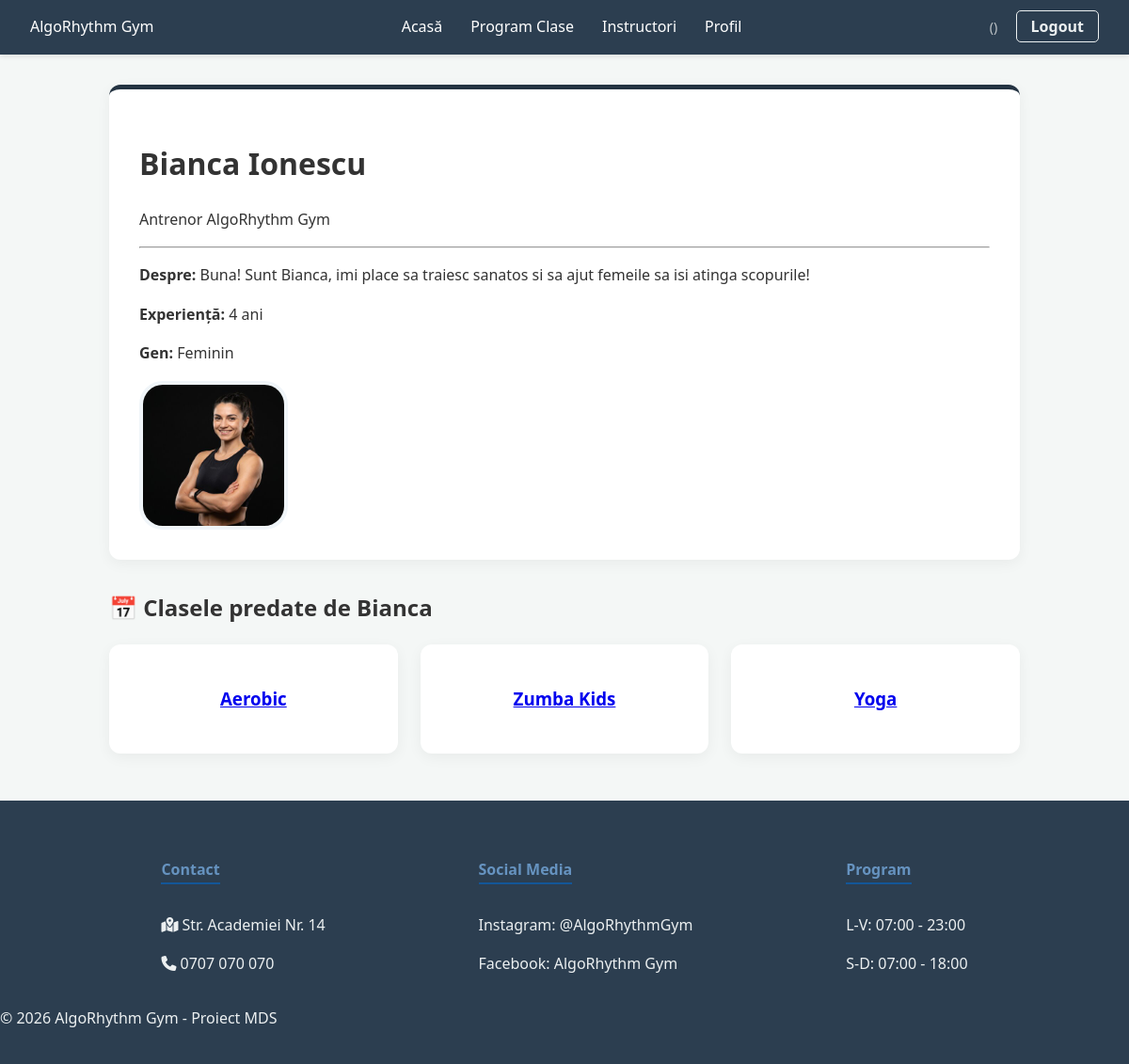
The app's page /instructori/6/ with its own data.
### fitness_app/models.py (models this page shows, shortened)
class User(AbstractUser):
    IS_INSTRUCTOR = 'INS'
    IS_CLIENT = 'CLI'
    IS_ADMIN = 'ADM'
    ROLE_CHOICES = [
        (IS_INSTRUCTOR, 'Instructor'),
        (IS_CLIENT, 'Client'),
        (IS_ADMIN, 'Admin'),
    ]
    role = models.CharField(max_length=3, choices=ROLE_CHOICES, default=IS_CLIENT)
    gender = models.CharField(max_length=10, choices=[('M', 'Masculin'), ('F', 'Feminin')], blank=True)
    is_child = models.BooleanField(default=False)
    parent = models.ForeignKey('self', on_delete=models.CASCADE, null=True, blank=True, related_name='children')
    referred_by = models.ForeignKey('self', on_delete=models.SET_NULL, null=True, blank=True, related_name='referrals')
    referral_count = models.IntegerField(default=0)
    referral_discount_available = models.IntegerField(default=0)  # nr de reduceri neutilizate
    experience_years = models.IntegerField(null=True, blank=True)
    bio_short = models.TextField(null=True, blank=True)
    profile_picture = models.ImageField(upload_to='instructors/', null=True, blank=True)
    fitness_goal = models.TextField(blank=True)
    frequency_per_week = models.IntegerField(default=0)

class FitnessClass(models.Model):
    CLASS_TYPES = [
        ('1TO1', 'Personal Training'),
        ('GRP', 'Grup'),
        ('IND', 'Individual (fără antrenor)'),
    ]
    type = models.CharField(max_length=4, choices=CLASS_TYPES, default='GRP')
    instructor = models.ForeignKey(User, on_delete=models.CASCADE, null=True, blank=True, limit_choices_to={'role': 'INS'})
    is_for_women_only = models.BooleanField(default=False)
    is_for_children = models.BooleanField(default=False)
    name = models.CharField(max_length=100)
    price = models.DecimalField(max_digits=6, decimal_places=2, default=0)
    early_bird_hours_before = models.PositiveIntegerField(default=24)
    early_bird_discount_percent = models.DecimalField(max_digits=5, decimal_places=2, default=10)
    duration_minutes = models.PositiveIntegerField(default=60)
    max_capacity = models.PositiveIntegerField()
    start_time = models.DateTimeField()

### fitness_app/views.py (the view)
# urls.py: path('instructori/<int:instructor_id>/', views.instructor_detail_view, name='instructor_detail'),
def instructor_detail_view(request, instructor_id):
    instructor = get_object_or_404(User, id=instructor_id, role='INS')
    classes = FitnessClass.objects.filter(instructor=instructor)
    context = {
        'instructor': instructor,
        'classes': classes
    }
    return render(request, 'instructor_detail.html', context)

### fitness_app/templates/instructor_detail.html
{% extends 'base.html' %}
{% block content %}
<div class="container">
    <div class="welcome-card detail-card">
        <div class="detail-header">
            <div class="detail-text">
                <h1>{{ instructor.first_name }} {{ instructor.last_name }}</h1>
                <p class="specialization">Antrenor AlgoRhythm Gym</p>
                <hr>
                <p><strong>Despre:</strong> {{ instructor.bio_short|default:"Pasionat de fitness și dedicat obiectivelor tale!" }}</p>
                <p><strong>Experiență:</strong> {{ instructor.experience_years|default:"0" }} ani</p>
                <p><strong>Gen:</strong> {{ instructor.get_gender_display }}</p>
            </div>
            <div class="detail-photo">
                {% if instructor.profile_picture %}
                    <img src="{{ instructor.profile_picture.url }}" alt="{{ instructor.first_name }}" class="profile-img-large">
                {% else %}
                    <div class="placeholder-circle-large">{{ instructor.first_name|first }}</div>
                {% endif %}
            </div>
        </div>
    </div>
    <h2 class="section-title">📅 Clasele predate de {{ instructor.first_name }}</h2>
    <div class="grid">
        {% for class in classes %}
            <a href="{% url 'class_detail' class.id %}">
                <div class="card">
                    <h3>{{ class.name }}</h3>
                </div>
            </a>
        {% empty %}
            <p>Acest instructor nu are clase programate momentan.</p>
        {% endfor %}
    </div>
</div>
{% endblock %}

### static/css/style.css (style rules this page uses)
body { font-family: 'Segoe UI', Tahoma, Geneva, Verdana, sans-serif; margin: 0; background-color: #f4f7f6; color: #333; line-height: 1.6; }
.container { max-width: 1000px; margin: 2rem auto; padding: 0 1rem; }
.grid { display: grid; grid-template-columns: repeat(auto-fit, minmax(280px, 1fr)); gap: 1.5rem; }
.card, .welcome-card, .instructor-card { background: white; border-radius: 12px; box-shadow: 0 4px 15px rgba(0,0,0,0.05); transition: transform 0.3s ease, box-shadow 0.3s ease; }
.welcome-card { padding: 2rem; margin-bottom: 2rem; border-top: 5px solid #243342; }
.card { padding: 1.5rem; text-align: center; }
.profile-img-large, .placeholder-circle-large { width: 150px !important; height: 150px !important; border-radius: 25px !important; object-fit: cover; display: flex; align-items: center; justify-content: center; border: 4px solid #f0f5f9; }

### records on screen
User: first_name "Bianca", last_name "Ionescu", bio_short "Buna! Sunt Bianca, imi place sa traiesc sanatos si sa ajut femeile sa isi atinga scopurile!", experience_years "4", gender "Feminin", profile_picture (picture)
FitnessClass: name "Aerobic"
FitnessClass: name "Zumba Kids"
FitnessClass: name "Yoga"
